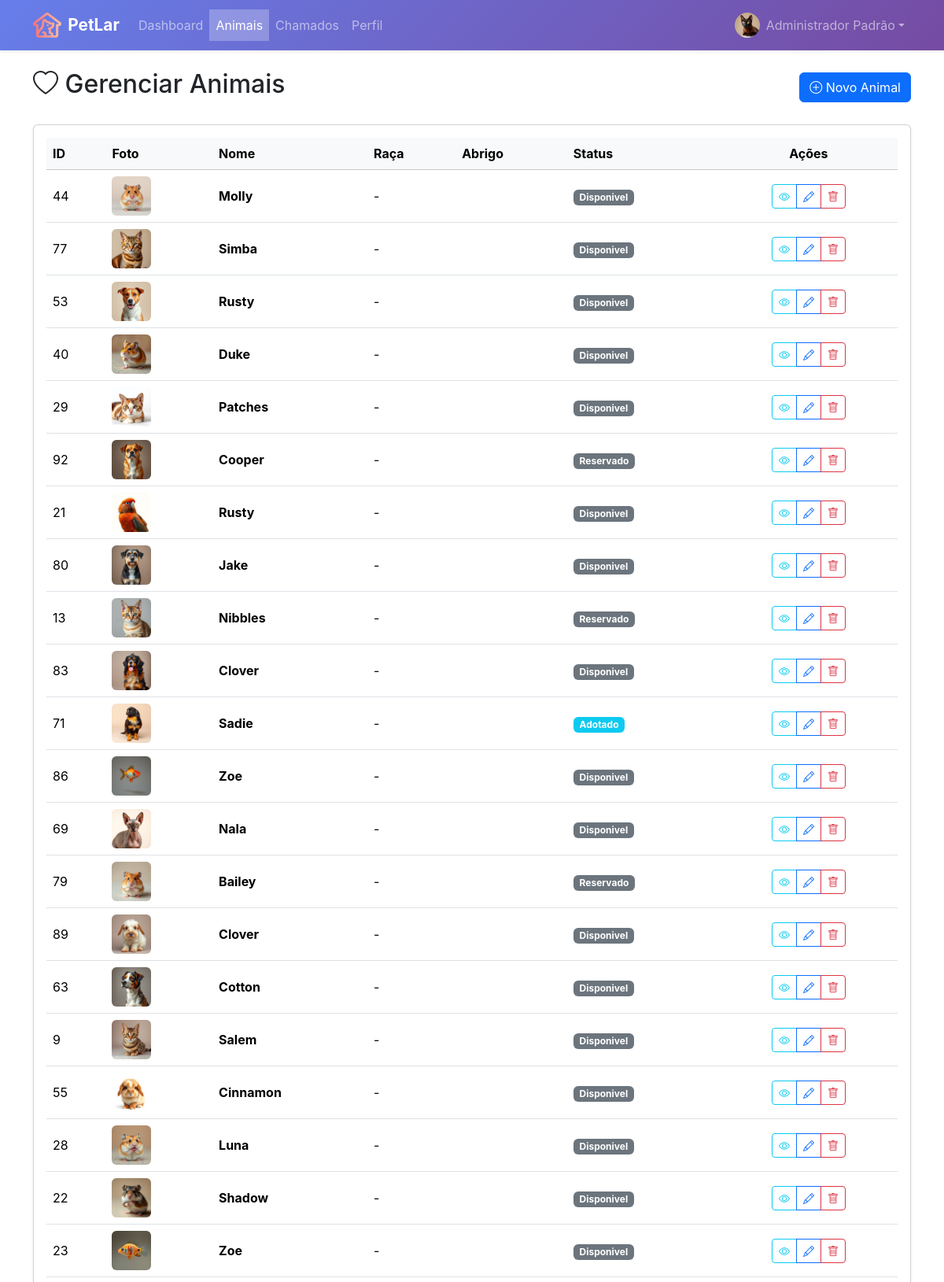
Page /admin/animais/listar (signed in, upper part) on the committed database.
### tables this page shows
CREATE TABLE animal (
    id INTEGER PRIMARY KEY AUTOINCREMENT,
    id_raca INTEGER NOT NULL,
    id_abrigo INTEGER NOT NULL,
    nome TEXT NOT NULL,
    sexo TEXT NOT NULL,
    data_nascimento TEXT,
    data_entrada TEXT NOT NULL,
    observacoes TEXT,
    status TEXT DEFAULT 'Disponível',
    foto TEXT,
    id_adotante_reserva INTEGER,
    data_reserva TIMESTAMP,
    data_cadastro TIMESTAMP DEFAULT CURRENT_TIMESTAMP,
    data_atualizacao TIMESTAMP DEFAULT CURRENT_TIMESTAMP,
    FOREIGN KEY (id_raca) REFERENCES raca(id),
    FOREIGN KEY (id_abrigo) REFERENCES abrigo(id_abrigo),
    FOREIGN KEY (id_adotante_reserva) REFERENCES usuario(id)
);

### routes/admin_animais_routes.py (the view)
@router.get("/listar")
@requer_autenticacao([Perfil.ADMIN.value])
async def listar(request: Request, usuario_logado: Optional[dict] = None):
    animais = animal_repo.obter_todos()
    return templates.TemplateResponse(
        "admin/animais/lista.html",
        {"request": request, "animais": animais}
    )

### templates/admin/animais/lista.html (shortened to what this page needs)
{% extends "base_privada.html" %}
{% block content %}
<div class="row">
    <div class="col-12">
        <div class="d-flex justify-content-between align-items-center mb-4">
            <h2><i class="bi bi-heart"></i> Gerenciar Animais</h2>
            <a href="/admin/animais/cadastrar" class="btn btn-primary">
                <i class="bi bi-plus-circle"></i> Novo Animal
            </a>
        </div>
        <div class="card shadow-sm">
            <div class="card-body">
                {% if animais %}
                <div class="table-responsive">
                    <table class="table table-hover align-middle">
                        <thead class="table-light">
                            <tr>
                                <th scope="col">ID</th>
                                <th scope="col">Foto</th>
                                <th scope="col">Nome</th>
                                <th scope="col">Raça</th>
                                <th scope="col">Abrigo</th>
                                <th scope="col">Status</th>
                                <th scope="col" class="text-center">Ações</th>
                            </tr>
                        </thead>
                        <tbody>
                            {% for animal in animais %}
                            <tr>
                                <td>{{ animal.id }}</td>
                                <td>
                                    {% if animal.foto %}
                                    <img src="{{ animal.foto }}" alt="{{ animal.nome }}"
                                        class="rounded" style="width: 50px; height: 50px; object-fit: cover;">
                                    {% else %}
                                    <div class="bg-secondary rounded d-flex align-items-center justify-content-center"
                                        style="width: 50px; height: 50px;">
                                        <i class="bi bi-image text-white"></i>
                                    </div>
                                    {% endif %}
                                </td>
                                <td><strong>{{ animal.nome }}</strong></td>
                                <td>
                                    {{ animal.raça.nome if animal.raça else '-' }}
                                    <br>
                                </td>
                                <td>{{ animal.abrigo.responsável if animal.abrigo else '-' }}</td>
                                <td>
                                    {% set status_map = {
                                        'Disponível': 'success',
                                        'Em Processo': 'warning',
                                        'Adotado': 'info',
                                        'Indisponível': 'secondary'
                                    } %}
                                    <span class="badge bg-{{ status_map.get(animal.status, 'secondary') }}">
                                        {{ animal.status }}
                                    </span>
                                </td>
                                <td class="text-center">
                                    <div class="btn-group btn-group-sm" role="group">
                                        <a href="/admin/animais/visualizar/{{ animal.id }}"
                                            class="btn btn-outline-info"
                                            title="Visualizar">
                                            <i class="bi bi-eye"></i>
                                        </a>
                                        <a href="/admin/animais/editar/{{ animal.id }}"
                                            class="btn btn-outline-primary"
                                            title="Editar">
                                            <i class="bi bi-pencil"></i>
                                        </a>
                                        <button type="button" class="btn btn-outline-danger"
                                            title="Excluir"
                                            onclick="excluirAnimal({{ animal.id }}, '{{ animal.nome|replace("'", "\\'") }}')">
                                            <i class="bi bi-trash"></i>
                                        </button>
                                    </div>
                                </td>
                            </tr>
                            {% endfor %}
                        </tbody>
                    </table>
                </div>
                {% else %}
                <div class="alert alert-info text-center mb-0">
                    <i class="bi bi-info-circle"></i> Nenhum animal cadastrado.
                </div>
                {% endif %}
            </div>
        </div>
    </div>
</div>
{% endblock %}

### static/css/custom.css (style rules this page uses)
:root { --petlar-primary: #6366f1; --petlar-primary-dark: #4f46e5; --petlar-secondary: #ec4899; --petlar-accent: #f97316; --petlar-success: #10b981; --petlar-warning: #f59e0b; --petlar-danger: #ef4444; --petlar-info: #06b6d4; --gradient-primary: linear-gradient(135deg, #667eea 0%, #764ba2 100%); --gradient-warm: linear-gradient(135deg, #f093fb 0%, #f5576c 100%); --gradient-sunset: linear-gradient(135deg, #fa709a 0%, #fee140 100%); --gradient-ocean: linear-gradient(135deg, #4facfe 0%, #00f2fe 100%); --gradient-forest: linear-gradient(135deg, #11998e 0%, #38ef7d 100%); --gradient-hero: linear-gradient(135deg, #667eea 0%, #764ba2 50%, #f093fb 100%); --shadow-sm: 0 1px 2px 0 rgb(0 0 0 / 0.05); --shadow-md: 0 4px 6px -1px rgb(0 0 0 / 0.1), 0 2px 4px -2px rgb(0 0 0 / 0.1); --shadow-lg: 0 10px 15px -3px rgb(0 0 0 / 0.1), 0 4px 6px -4px rgb(0 0 0 / 0.1); --shadow-xl: 0 20px 25px -5px rgb(0 0 0 / 0.1), 0 8px 10px -6px rgb(0 0 0 / 0.1); --shadow-2xl: 0 25px 50px -12px rgb(0 0 0 / 0.25); --shadow-colored: 0 10px 40px -10px rgba(102, 126, 234, 0.5); --radius-sm: 0.375rem; --radius-md: 0.5rem; --radius-lg: 0.75rem; --radius-xl: 1rem; --radius-2xl: 1.5rem; --radius-full: 9999px; --transition-fast: 150ms cubic-bezier(0.4, 0, 0.2, 1); --transition-normal: 300ms cubic-bezier(0.4, 0, 0.2, 1); --transition-slow: 500ms cubic-bezier(0.4, 0, 0.2, 1); --primary-color: #0d6efd; --secondary-color: #6c757d; --success-color: #198754; --danger-color: #dc3545; --warning-color: #ffc107; --info-color: #0dcaf0; --light-color: #f8f9fa; --dark-color: #212529; }
body { font-family: 'Inter', -apple-system, BlinkMacSystemFont, 'Segoe UI', Roboto, sans-serif; -webkit-font-smoothing: antialiased; -moz-osx-font-smoothing: grayscale; }
html { scroll-behavior: smooth; }

### rows in the picture
animal: id "44", foto (picture), nome "Molly", raça "-", status "Disponivel"
animal: id "77", foto (picture), nome "Simba", raça "-", status "Disponivel"
animal: id "53", foto (picture), nome "Rusty", raça "-", status "Disponivel"
animal: id "40", foto (picture), nome "Duke", raça "-", status "Disponivel"
animal: id "29", foto (picture), nome "Patches", raça "-", status "Disponivel"
animal: id "92", foto (picture), nome "Cooper", raça "-", status "Reservado"
animal: id "21", foto (picture), nome "Rusty", raça "-", status "Disponivel"
animal: id "80", foto (picture), nome "Jake", raça "-", status "Disponivel"
animal: id "13", foto (picture), nome "Nibbles", raça "-", status "Reservado"
animal: id "83", foto (picture), nome "Clover", raça "-", status "Disponivel"
animal: id "71", foto (picture), nome "Sadie", raça "-", status "Adotado"
animal: id "86", foto (picture), nome "Zoe", raça "-", status "Disponivel"
animal: id "69", foto (picture), nome "Nala", raça "-", status "Disponivel"
animal: id "79", foto (picture), nome "Bailey", raça "-", status "Reservado"
animal: id "89", foto (picture), nome "Clover", raça "-", status "Disponivel"
animal: id "63", foto (picture), nome "Cotton", raça "-", status "Disponivel"
animal: id "9", foto (picture), nome "Salem", raça "-", status "Disponivel"
animal: id "55", foto (picture), nome "Cinnamon", raça "-", status "Disponivel"
animal: id "28", foto (picture), nome "Luna", raça "-", status "Disponivel"
animal: id "22", foto (picture), nome "Shadow", raça "-", status "Disponivel"
animal: id "23", foto (picture), nome "Zoe", raça "-", status "Disponivel"

### other values in the picture
{{ APP_NAME }} "PetLar"
{{ request.session.get('usuario_logado')['nome'] }} "Administrador Padrão"
